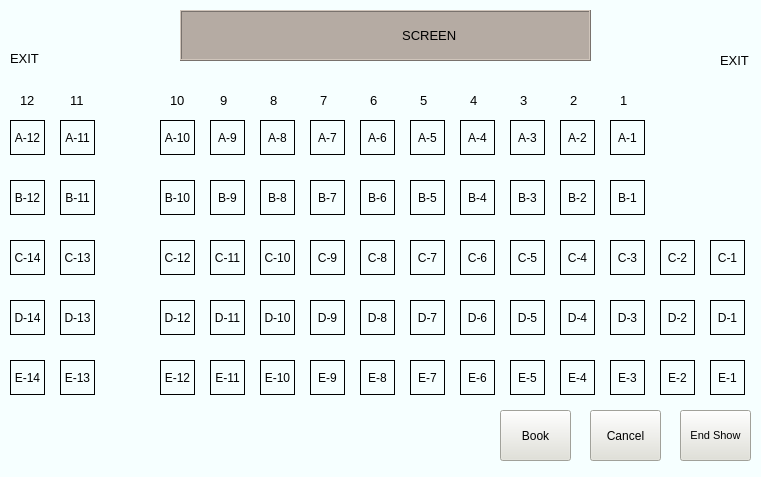
<?xml version="1.0" encoding="UTF-8"?>
<ui version="4.0">
 <class>MainWindow</class>
 <widget class="QMainWindow" name="MainWindow">
  <property name="geometry">
   <rect>
    <x>0</x>
    <y>0</y>
    <width>761</width>
    <height>477</height>
   </rect>
  </property>
  <property name="windowTitle">
   <string>Movie Ticket Booking 1.0</string>
  </property>
  <property name="styleSheet">
   <string notr="true">background-color: rgb(246, 255, 255);</string>
  </property>
  <widget class="QWidget" name="centralWidget">
   <widget class="QPushButton" name="btnBook">
    <property name="geometry">
     <rect>
      <x>500</x>
      <y>410</y>
      <width>71</width>
      <height>51</height>
     </rect>
    </property>
    <property name="font">
     <font>
      <family>Microsoft YaHei UI</family>
      <pointsize>9</pointsize>
     </font>
    </property>
    <property name="styleSheet">
     <string notr="true">background-color: rgb(225, 225, 215);</string>
    </property>
    <property name="text">
     <string>Book</string>
    </property>
   </widget>
   <widget class="QPushButton" name="btnCancel">
    <property name="geometry">
     <rect>
      <x>590</x>
      <y>410</y>
      <width>71</width>
      <height>51</height>
     </rect>
    </property>
    <property name="font">
     <font>
      <family>Microsoft YaHei UI</family>
      <pointsize>9</pointsize>
     </font>
    </property>
    <property name="styleSheet">
     <string notr="true">background-color: rgb(225, 225, 215);</string>
    </property>
    <property name="text">
     <string>Cancel</string>
    </property>
   </widget>
   <widget class="QPushButton" name="btnReset">
    <property name="geometry">
     <rect>
      <x>680</x>
      <y>410</y>
      <width>71</width>
      <height>51</height>
     </rect>
    </property>
    <property name="font">
     <font>
      <family>Microsoft YaHei UI</family>
      <pointsize>8</pointsize>
     </font>
    </property>
    <property name="styleSheet">
     <string notr="true">background-color: rgb(225, 225, 215);</string>
    </property>
    <property name="text">
     <string>End Show</string>
    </property>
   </widget>
   <widget class="QLabel" name="label">
    <property name="geometry">
     <rect>
      <x>720</x>
      <y>50</y>
      <width>41</width>
      <height>20</height>
     </rect>
    </property>
    <property name="font">
     <font>
      <pointsize>10</pointsize>
     </font>
    </property>
    <property name="text">
     <string>EXIT</string>
    </property>
   </widget>
   <widget class="QLabel" name="label_2">
    <property name="geometry">
     <rect>
      <x>10</x>
      <y>50</y>
      <width>51</width>
      <height>16</height>
     </rect>
    </property>
    <property name="font">
     <font>
      <pointsize>10</pointsize>
     </font>
    </property>
    <property name="text">
     <string>EXIT</string>
    </property>
   </widget>
   <widget class="QLabel" name="label_3">
    <property name="geometry">
     <rect>
      <x>180</x>
      <y>10</y>
      <width>411</width>
      <height>51</height>
     </rect>
    </property>
    <property name="font">
     <font>
      <family>Microsoft YaHei UI</family>
      <pointsize>10</pointsize>
     </font>
    </property>
    <property name="styleSheet">
     <string notr="true">background-color: rgb(181, 171, 163);</string>
    </property>
    <property name="frameShape">
     <enum>QFrame::Box</enum>
    </property>
    <property name="frameShadow">
     <enum>QFrame::Raised</enum>
    </property>
    <property name="text">
     <string>                                                             SCREEN</string>
    </property>
    <property name="alignment">
     <set>Qt::AlignJustify|Qt::AlignVCenter</set>
    </property>
   </widget>
   <widget class="QLabel" name="lblA1">
    <property name="geometry">
     <rect>
      <x>610</x>
      <y>120</y>
      <width>35</width>
      <height>35</height>
     </rect>
    </property>
    <property name="frameShape">
     <enum>QFrame::Box</enum>
    </property>
    <property name="text">
     <string>A-1</string>
    </property>
    <property name="alignment">
     <set>Qt::AlignCenter</set>
    </property>
   </widget>
   <widget class="QLabel" name="lblA2">
    <property name="geometry">
     <rect>
      <x>560</x>
      <y>120</y>
      <width>35</width>
      <height>35</height>
     </rect>
    </property>
    <property name="frameShape">
     <enum>QFrame::Box</enum>
    </property>
    <property name="text">
     <string>A-2</string>
    </property>
    <property name="alignment">
     <set>Qt::AlignCenter</set>
    </property>
   </widget>
   <widget class="QLabel" name="lblA3">
    <property name="geometry">
     <rect>
      <x>510</x>
      <y>120</y>
      <width>35</width>
      <height>35</height>
     </rect>
    </property>
    <property name="frameShape">
     <enum>QFrame::Box</enum>
    </property>
    <property name="text">
     <string>A-3</string>
    </property>
    <property name="alignment">
     <set>Qt::AlignCenter</set>
    </property>
   </widget>
   <widget class="QLabel" name="lblA5">
    <property name="geometry">
     <rect>
      <x>410</x>
      <y>120</y>
      <width>35</width>
      <height>35</height>
     </rect>
    </property>
    <property name="frameShape">
     <enum>QFrame::Box</enum>
    </property>
    <property name="text">
     <string>A-5</string>
    </property>
    <property name="alignment">
     <set>Qt::AlignCenter</set>
    </property>
   </widget>
   <widget class="QLabel" name="lblA6">
    <property name="geometry">
     <rect>
      <x>360</x>
      <y>120</y>
      <width>35</width>
      <height>35</height>
     </rect>
    </property>
    <property name="frameShape">
     <enum>QFrame::Box</enum>
    </property>
    <property name="text">
     <string>A-6</string>
    </property>
    <property name="alignment">
     <set>Qt::AlignCenter</set>
    </property>
   </widget>
   <widget class="QLabel" name="lblA4">
    <property name="geometry">
     <rect>
      <x>460</x>
      <y>120</y>
      <width>35</width>
      <height>35</height>
     </rect>
    </property>
    <property name="frameShape">
     <enum>QFrame::Box</enum>
    </property>
    <property name="text">
     <string>A-4</string>
    </property>
    <property name="alignment">
     <set>Qt::AlignCenter</set>
    </property>
   </widget>
   <widget class="QLabel" name="lblA8">
    <property name="geometry">
     <rect>
      <x>260</x>
      <y>120</y>
      <width>35</width>
      <height>35</height>
     </rect>
    </property>
    <property name="frameShape">
     <enum>QFrame::Box</enum>
    </property>
    <property name="text">
     <string>A-8</string>
    </property>
    <property name="alignment">
     <set>Qt::AlignCenter</set>
    </property>
   </widget>
   <widget class="QLabel" name="lblA9">
    <property name="geometry">
     <rect>
      <x>210</x>
      <y>120</y>
      <width>35</width>
      <height>35</height>
     </rect>
    </property>
    <property name="frameShape">
     <enum>QFrame::Box</enum>
    </property>
    <property name="text">
     <string>A-9</string>
    </property>
    <property name="alignment">
     <set>Qt::AlignCenter</set>
    </property>
   </widget>
   <widget class="QLabel" name="lblA7">
    <property name="geometry">
     <rect>
      <x>310</x>
      <y>120</y>
      <width>35</width>
      <height>35</height>
     </rect>
    </property>
    <property name="frameShape">
     <enum>QFrame::Box</enum>
    </property>
    <property name="text">
     <string>A-7</string>
    </property>
    <property name="alignment">
     <set>Qt::AlignCenter</set>
    </property>
   </widget>
   <widget class="QLabel" name="lblA12">
    <property name="geometry">
     <rect>
      <x>10</x>
      <y>120</y>
      <width>35</width>
      <height>35</height>
     </rect>
    </property>
    <property name="frameShape">
     <enum>QFrame::Box</enum>
    </property>
    <property name="text">
     <string>A-12</string>
    </property>
    <property name="alignment">
     <set>Qt::AlignCenter</set>
    </property>
   </widget>
   <widget class="QLabel" name="lblA11">
    <property name="geometry">
     <rect>
      <x>60</x>
      <y>120</y>
      <width>35</width>
      <height>35</height>
     </rect>
    </property>
    <property name="frameShape">
     <enum>QFrame::Box</enum>
    </property>
    <property name="text">
     <string>A-11</string>
    </property>
    <property name="alignment">
     <set>Qt::AlignCenter</set>
    </property>
   </widget>
   <widget class="QLabel" name="lblA10">
    <property name="geometry">
     <rect>
      <x>160</x>
      <y>120</y>
      <width>35</width>
      <height>35</height>
     </rect>
    </property>
    <property name="frameShape">
     <enum>QFrame::Box</enum>
    </property>
    <property name="text">
     <string>A-10</string>
    </property>
    <property name="alignment">
     <set>Qt::AlignCenter</set>
    </property>
   </widget>
   <widget class="QLabel" name="lblB2">
    <property name="geometry">
     <rect>
      <x>560</x>
      <y>180</y>
      <width>35</width>
      <height>35</height>
     </rect>
    </property>
    <property name="frameShape">
     <enum>QFrame::Box</enum>
    </property>
    <property name="text">
     <string>B-2</string>
    </property>
    <property name="alignment">
     <set>Qt::AlignCenter</set>
    </property>
   </widget>
   <widget class="QLabel" name="lblB6">
    <property name="geometry">
     <rect>
      <x>360</x>
      <y>180</y>
      <width>35</width>
      <height>35</height>
     </rect>
    </property>
    <property name="frameShape">
     <enum>QFrame::Box</enum>
    </property>
    <property name="text">
     <string>B-6</string>
    </property>
    <property name="alignment">
     <set>Qt::AlignCenter</set>
    </property>
   </widget>
   <widget class="QLabel" name="lblB11">
    <property name="geometry">
     <rect>
      <x>60</x>
      <y>180</y>
      <width>35</width>
      <height>35</height>
     </rect>
    </property>
    <property name="frameShape">
     <enum>QFrame::Box</enum>
    </property>
    <property name="text">
     <string>B-11</string>
    </property>
    <property name="alignment">
     <set>Qt::AlignCenter</set>
    </property>
   </widget>
   <widget class="QLabel" name="lblB3">
    <property name="geometry">
     <rect>
      <x>510</x>
      <y>180</y>
      <width>35</width>
      <height>35</height>
     </rect>
    </property>
    <property name="frameShape">
     <enum>QFrame::Box</enum>
    </property>
    <property name="text">
     <string>B-3</string>
    </property>
    <property name="alignment">
     <set>Qt::AlignCenter</set>
    </property>
   </widget>
   <widget class="QLabel" name="lblB7">
    <property name="geometry">
     <rect>
      <x>310</x>
      <y>180</y>
      <width>35</width>
      <height>35</height>
     </rect>
    </property>
    <property name="frameShape">
     <enum>QFrame::Box</enum>
    </property>
    <property name="text">
     <string>B-7</string>
    </property>
    <property name="alignment">
     <set>Qt::AlignCenter</set>
    </property>
   </widget>
   <widget class="QLabel" name="lblB1">
    <property name="geometry">
     <rect>
      <x>610</x>
      <y>180</y>
      <width>35</width>
      <height>35</height>
     </rect>
    </property>
    <property name="frameShape">
     <enum>QFrame::Box</enum>
    </property>
    <property name="text">
     <string>B-1</string>
    </property>
    <property name="alignment">
     <set>Qt::AlignCenter</set>
    </property>
   </widget>
   <widget class="QLabel" name="lblB9">
    <property name="geometry">
     <rect>
      <x>210</x>
      <y>180</y>
      <width>35</width>
      <height>35</height>
     </rect>
    </property>
    <property name="frameShape">
     <enum>QFrame::Box</enum>
    </property>
    <property name="text">
     <string>B-9</string>
    </property>
    <property name="alignment">
     <set>Qt::AlignCenter</set>
    </property>
   </widget>
   <widget class="QLabel" name="lblB12">
    <property name="geometry">
     <rect>
      <x>10</x>
      <y>180</y>
      <width>35</width>
      <height>35</height>
     </rect>
    </property>
    <property name="frameShape">
     <enum>QFrame::Box</enum>
    </property>
    <property name="text">
     <string>B-12</string>
    </property>
    <property name="alignment">
     <set>Qt::AlignCenter</set>
    </property>
   </widget>
   <widget class="QLabel" name="lblB4">
    <property name="geometry">
     <rect>
      <x>460</x>
      <y>180</y>
      <width>35</width>
      <height>35</height>
     </rect>
    </property>
    <property name="frameShape">
     <enum>QFrame::Box</enum>
    </property>
    <property name="text">
     <string>B-4</string>
    </property>
    <property name="alignment">
     <set>Qt::AlignCenter</set>
    </property>
   </widget>
   <widget class="QLabel" name="lblB10">
    <property name="geometry">
     <rect>
      <x>160</x>
      <y>180</y>
      <width>35</width>
      <height>35</height>
     </rect>
    </property>
    <property name="frameShape">
     <enum>QFrame::Box</enum>
    </property>
    <property name="text">
     <string>B-10</string>
    </property>
    <property name="alignment">
     <set>Qt::AlignCenter</set>
    </property>
   </widget>
   <widget class="QLabel" name="lblB5">
    <property name="geometry">
     <rect>
      <x>410</x>
      <y>180</y>
      <width>35</width>
      <height>35</height>
     </rect>
    </property>
    <property name="frameShape">
     <enum>QFrame::Box</enum>
    </property>
    <property name="text">
     <string>B-5</string>
    </property>
    <property name="alignment">
     <set>Qt::AlignCenter</set>
    </property>
   </widget>
   <widget class="QLabel" name="lblB8">
    <property name="geometry">
     <rect>
      <x>260</x>
      <y>180</y>
      <width>35</width>
      <height>35</height>
     </rect>
    </property>
    <property name="frameShape">
     <enum>QFrame::Box</enum>
    </property>
    <property name="text">
     <string>B-8</string>
    </property>
    <property name="alignment">
     <set>Qt::AlignCenter</set>
    </property>
   </widget>
   <widget class="QLabel" name="lblC4">
    <property name="geometry">
     <rect>
      <x>560</x>
      <y>240</y>
      <width>35</width>
      <height>35</height>
     </rect>
    </property>
    <property name="frameShape">
     <enum>QFrame::Box</enum>
    </property>
    <property name="text">
     <string>C-4</string>
    </property>
    <property name="alignment">
     <set>Qt::AlignCenter</set>
    </property>
   </widget>
   <widget class="QLabel" name="lblC8">
    <property name="geometry">
     <rect>
      <x>360</x>
      <y>240</y>
      <width>35</width>
      <height>35</height>
     </rect>
    </property>
    <property name="frameShape">
     <enum>QFrame::Box</enum>
    </property>
    <property name="text">
     <string>C-8</string>
    </property>
    <property name="alignment">
     <set>Qt::AlignCenter</set>
    </property>
   </widget>
   <widget class="QLabel" name="lblC13">
    <property name="geometry">
     <rect>
      <x>60</x>
      <y>240</y>
      <width>35</width>
      <height>35</height>
     </rect>
    </property>
    <property name="frameShape">
     <enum>QFrame::Box</enum>
    </property>
    <property name="text">
     <string>C-13</string>
    </property>
    <property name="alignment">
     <set>Qt::AlignCenter</set>
    </property>
   </widget>
   <widget class="QLabel" name="lblC5">
    <property name="geometry">
     <rect>
      <x>510</x>
      <y>240</y>
      <width>35</width>
      <height>35</height>
     </rect>
    </property>
    <property name="frameShape">
     <enum>QFrame::Box</enum>
    </property>
    <property name="text">
     <string>C-5</string>
    </property>
    <property name="alignment">
     <set>Qt::AlignCenter</set>
    </property>
   </widget>
   <widget class="QLabel" name="lblC9">
    <property name="geometry">
     <rect>
      <x>310</x>
      <y>240</y>
      <width>35</width>
      <height>35</height>
     </rect>
    </property>
    <property name="frameShape">
     <enum>QFrame::Box</enum>
    </property>
    <property name="text">
     <string>C-9</string>
    </property>
    <property name="alignment">
     <set>Qt::AlignCenter</set>
    </property>
   </widget>
   <widget class="QLabel" name="lblC3">
    <property name="geometry">
     <rect>
      <x>610</x>
      <y>240</y>
      <width>35</width>
      <height>35</height>
     </rect>
    </property>
    <property name="frameShape">
     <enum>QFrame::Box</enum>
    </property>
    <property name="text">
     <string>C-3</string>
    </property>
    <property name="alignment">
     <set>Qt::AlignCenter</set>
    </property>
   </widget>
   <widget class="QLabel" name="lblC11">
    <property name="geometry">
     <rect>
      <x>210</x>
      <y>240</y>
      <width>35</width>
      <height>35</height>
     </rect>
    </property>
    <property name="frameShape">
     <enum>QFrame::Box</enum>
    </property>
    <property name="text">
     <string>C-11</string>
    </property>
    <property name="alignment">
     <set>Qt::AlignCenter</set>
    </property>
   </widget>
   <widget class="QLabel" name="lblC14">
    <property name="geometry">
     <rect>
      <x>10</x>
      <y>240</y>
      <width>35</width>
      <height>35</height>
     </rect>
    </property>
    <property name="frameShape">
     <enum>QFrame::Box</enum>
    </property>
    <property name="text">
     <string>C-14</string>
    </property>
    <property name="alignment">
     <set>Qt::AlignCenter</set>
    </property>
   </widget>
   <widget class="QLabel" name="lblC6">
    <property name="geometry">
     <rect>
      <x>460</x>
      <y>240</y>
      <width>35</width>
      <height>35</height>
     </rect>
    </property>
    <property name="frameShape">
     <enum>QFrame::Box</enum>
    </property>
    <property name="text">
     <string>C-6</string>
    </property>
    <property name="alignment">
     <set>Qt::AlignCenter</set>
    </property>
   </widget>
   <widget class="QLabel" name="lblC12">
    <property name="geometry">
     <rect>
      <x>160</x>
      <y>240</y>
      <width>35</width>
      <height>35</height>
     </rect>
    </property>
    <property name="frameShape">
     <enum>QFrame::Box</enum>
    </property>
    <property name="text">
     <string>C-12</string>
    </property>
    <property name="alignment">
     <set>Qt::AlignCenter</set>
    </property>
   </widget>
   <widget class="QLabel" name="lblC7">
    <property name="geometry">
     <rect>
      <x>410</x>
      <y>240</y>
      <width>35</width>
      <height>35</height>
     </rect>
    </property>
    <property name="frameShape">
     <enum>QFrame::Box</enum>
    </property>
    <property name="text">
     <string>C-7</string>
    </property>
    <property name="alignment">
     <set>Qt::AlignCenter</set>
    </property>
   </widget>
   <widget class="QLabel" name="lblC10">
    <property name="geometry">
     <rect>
      <x>260</x>
      <y>240</y>
      <width>35</width>
      <height>35</height>
     </rect>
    </property>
    <property name="frameShape">
     <enum>QFrame::Box</enum>
    </property>
    <property name="text">
     <string>C-10</string>
    </property>
    <property name="alignment">
     <set>Qt::AlignCenter</set>
    </property>
   </widget>
   <widget class="QLabel" name="lblD4">
    <property name="geometry">
     <rect>
      <x>560</x>
      <y>300</y>
      <width>35</width>
      <height>35</height>
     </rect>
    </property>
    <property name="frameShape">
     <enum>QFrame::Box</enum>
    </property>
    <property name="text">
     <string>D-4</string>
    </property>
    <property name="alignment">
     <set>Qt::AlignCenter</set>
    </property>
   </widget>
   <widget class="QLabel" name="lblD8">
    <property name="geometry">
     <rect>
      <x>360</x>
      <y>300</y>
      <width>35</width>
      <height>35</height>
     </rect>
    </property>
    <property name="frameShape">
     <enum>QFrame::Box</enum>
    </property>
    <property name="text">
     <string>D-8</string>
    </property>
    <property name="alignment">
     <set>Qt::AlignCenter</set>
    </property>
   </widget>
   <widget class="QLabel" name="lblD13">
    <property name="geometry">
     <rect>
      <x>60</x>
      <y>300</y>
      <width>35</width>
      <height>35</height>
     </rect>
    </property>
    <property name="frameShape">
     <enum>QFrame::Box</enum>
    </property>
    <property name="text">
     <string>D-13</string>
    </property>
    <property name="alignment">
     <set>Qt::AlignCenter</set>
    </property>
   </widget>
   <widget class="QLabel" name="lblD5">
    <property name="geometry">
     <rect>
      <x>510</x>
      <y>300</y>
      <width>35</width>
      <height>35</height>
     </rect>
    </property>
    <property name="frameShape">
     <enum>QFrame::Box</enum>
    </property>
    <property name="text">
     <string>D-5</string>
    </property>
    <property name="alignment">
     <set>Qt::AlignCenter</set>
    </property>
   </widget>
   <widget class="QLabel" name="lblD9">
    <property name="geometry">
     <rect>
      <x>310</x>
      <y>300</y>
      <width>35</width>
      <height>35</height>
     </rect>
    </property>
    <property name="frameShape">
     <enum>QFrame::Box</enum>
    </property>
    <property name="text">
     <string>D-9</string>
    </property>
    <property name="alignment">
     <set>Qt::AlignCenter</set>
    </property>
   </widget>
   <widget class="QLabel" name="lblD3">
    <property name="geometry">
     <rect>
      <x>610</x>
      <y>300</y>
      <width>35</width>
      <height>35</height>
     </rect>
    </property>
    <property name="frameShape">
     <enum>QFrame::Box</enum>
    </property>
    <property name="text">
     <string>D-3</string>
    </property>
    <property name="alignment">
     <set>Qt::AlignCenter</set>
    </property>
   </widget>
   <widget class="QLabel" name="lblD11">
    <property name="geometry">
     <rect>
      <x>210</x>
      <y>300</y>
      <width>35</width>
      <height>35</height>
     </rect>
    </property>
    <property name="frameShape">
     <enum>QFrame::Box</enum>
    </property>
    <property name="text">
     <string>D-11</string>
    </property>
    <property name="alignment">
     <set>Qt::AlignCenter</set>
    </property>
   </widget>
   <widget class="QLabel" name="lblD14">
    <property name="geometry">
     <rect>
      <x>10</x>
      <y>300</y>
      <width>35</width>
      <height>35</height>
     </rect>
    </property>
    <property name="frameShape">
     <enum>QFrame::Box</enum>
    </property>
    <property name="text">
     <string>D-14</string>
    </property>
    <property name="alignment">
     <set>Qt::AlignCenter</set>
    </property>
   </widget>
   <widget class="QLabel" name="lblD6">
    <property name="geometry">
     <rect>
      <x>460</x>
      <y>300</y>
      <width>35</width>
      <height>35</height>
     </rect>
    </property>
    <property name="frameShape">
     <enum>QFrame::Box</enum>
    </property>
    <property name="text">
     <string>D-6</string>
    </property>
    <property name="alignment">
     <set>Qt::AlignCenter</set>
    </property>
   </widget>
   <widget class="QLabel" name="lblD12">
    <property name="geometry">
     <rect>
      <x>160</x>
      <y>300</y>
      <width>35</width>
      <height>35</height>
     </rect>
    </property>
    <property name="frameShape">
     <enum>QFrame::Box</enum>
    </property>
    <property name="text">
     <string>D-12</string>
    </property>
    <property name="alignment">
     <set>Qt::AlignCenter</set>
    </property>
   </widget>
   <widget class="QLabel" name="lblD7">
    <property name="geometry">
     <rect>
      <x>410</x>
      <y>300</y>
      <width>35</width>
      <height>35</height>
     </rect>
    </property>
    <property name="frameShape">
     <enum>QFrame::Box</enum>
    </property>
    <property name="text">
     <string>D-7</string>
    </property>
    <property name="alignment">
     <set>Qt::AlignCenter</set>
    </property>
   </widget>
   <widget class="QLabel" name="lblD10">
    <property name="geometry">
     <rect>
      <x>260</x>
      <y>300</y>
      <width>35</width>
      <height>35</height>
     </rect>
    </property>
    <property name="frameShape">
     <enum>QFrame::Box</enum>
    </property>
    <property name="text">
     <string>D-10</string>
    </property>
    <property name="alignment">
     <set>Qt::AlignCenter</set>
    </property>
   </widget>
   <widget class="QLabel" name="lblE4">
    <property name="geometry">
     <rect>
      <x>560</x>
      <y>360</y>
      <width>35</width>
      <height>35</height>
     </rect>
    </property>
    <property name="frameShape">
     <enum>QFrame::Box</enum>
    </property>
    <property name="text">
     <string>E-4</string>
    </property>
    <property name="alignment">
     <set>Qt::AlignCenter</set>
    </property>
   </widget>
   <widget class="QLabel" name="lblE8">
    <property name="geometry">
     <rect>
      <x>360</x>
      <y>360</y>
      <width>35</width>
      <height>35</height>
     </rect>
    </property>
    <property name="frameShape">
     <enum>QFrame::Box</enum>
    </property>
    <property name="text">
     <string>E-8</string>
    </property>
    <property name="alignment">
     <set>Qt::AlignCenter</set>
    </property>
   </widget>
   <widget class="QLabel" name="lblE13">
    <property name="geometry">
     <rect>
      <x>60</x>
      <y>360</y>
      <width>35</width>
      <height>35</height>
     </rect>
    </property>
    <property name="frameShape">
     <enum>QFrame::Box</enum>
    </property>
    <property name="text">
     <string>E-13</string>
    </property>
    <property name="alignment">
     <set>Qt::AlignCenter</set>
    </property>
   </widget>
   <widget class="QLabel" name="lblE5">
    <property name="geometry">
     <rect>
      <x>510</x>
      <y>360</y>
      <width>35</width>
      <height>35</height>
     </rect>
    </property>
    <property name="frameShape">
     <enum>QFrame::Box</enum>
    </property>
    <property name="text">
     <string>E-5</string>
    </property>
    <property name="alignment">
     <set>Qt::AlignCenter</set>
    </property>
   </widget>
   <widget class="QLabel" name="lblE9">
    <property name="geometry">
     <rect>
      <x>310</x>
      <y>360</y>
      <width>35</width>
      <height>35</height>
     </rect>
    </property>
    <property name="frameShape">
     <enum>QFrame::Box</enum>
    </property>
    <property name="text">
     <string>E-9</string>
    </property>
    <property name="alignment">
     <set>Qt::AlignCenter</set>
    </property>
   </widget>
   <widget class="QLabel" name="lblE3">
    <property name="geometry">
     <rect>
      <x>610</x>
      <y>360</y>
      <width>35</width>
      <height>35</height>
     </rect>
    </property>
    <property name="frameShape">
     <enum>QFrame::Box</enum>
    </property>
    <property name="text">
     <string>E-3</string>
    </property>
    <property name="alignment">
     <set>Qt::AlignCenter</set>
    </property>
   </widget>
   <widget class="QLabel" name="lblE11">
    <property name="geometry">
     <rect>
      <x>210</x>
      <y>360</y>
      <width>35</width>
      <height>35</height>
     </rect>
    </property>
    <property name="frameShape">
     <enum>QFrame::Box</enum>
    </property>
    <property name="text">
     <string>E-11</string>
    </property>
    <property name="alignment">
     <set>Qt::AlignCenter</set>
    </property>
   </widget>
   <widget class="QLabel" name="lblE14">
    <property name="geometry">
     <rect>
      <x>10</x>
      <y>360</y>
      <width>35</width>
      <height>35</height>
     </rect>
    </property>
    <property name="frameShape">
     <enum>QFrame::Box</enum>
    </property>
    <property name="text">
     <string>E-14</string>
    </property>
    <property name="alignment">
     <set>Qt::AlignCenter</set>
    </property>
   </widget>
   <widget class="QLabel" name="lblE6">
    <property name="geometry">
     <rect>
      <x>460</x>
      <y>360</y>
      <width>35</width>
      <height>35</height>
     </rect>
    </property>
    <property name="frameShape">
     <enum>QFrame::Box</enum>
    </property>
    <property name="text">
     <string>E-6</string>
    </property>
    <property name="alignment">
     <set>Qt::AlignCenter</set>
    </property>
   </widget>
   <widget class="QLabel" name="lblE12">
    <property name="geometry">
     <rect>
      <x>160</x>
      <y>360</y>
      <width>35</width>
      <height>35</height>
     </rect>
    </property>
    <property name="frameShape">
     <enum>QFrame::Box</enum>
    </property>
    <property name="text">
     <string>E-12</string>
    </property>
    <property name="alignment">
     <set>Qt::AlignCenter</set>
    </property>
   </widget>
   <widget class="QLabel" name="lblE7">
    <property name="geometry">
     <rect>
      <x>410</x>
      <y>360</y>
      <width>35</width>
      <height>35</height>
     </rect>
    </property>
    <property name="frameShape">
     <enum>QFrame::Box</enum>
    </property>
    <property name="text">
     <string>E-7</string>
    </property>
    <property name="alignment">
     <set>Qt::AlignCenter</set>
    </property>
   </widget>
   <widget class="QLabel" name="lblE10">
    <property name="geometry">
     <rect>
      <x>260</x>
      <y>360</y>
      <width>35</width>
      <height>35</height>
     </rect>
    </property>
    <property name="frameShape">
     <enum>QFrame::Box</enum>
    </property>
    <property name="text">
     <string>E-10</string>
    </property>
    <property name="alignment">
     <set>Qt::AlignCenter</set>
    </property>
   </widget>
   <widget class="QLabel" name="lblC2">
    <property name="geometry">
     <rect>
      <x>660</x>
      <y>240</y>
      <width>35</width>
      <height>35</height>
     </rect>
    </property>
    <property name="frameShape">
     <enum>QFrame::Box</enum>
    </property>
    <property name="text">
     <string>C-2</string>
    </property>
    <property name="alignment">
     <set>Qt::AlignCenter</set>
    </property>
   </widget>
   <widget class="QLabel" name="lblC1">
    <property name="geometry">
     <rect>
      <x>710</x>
      <y>240</y>
      <width>35</width>
      <height>35</height>
     </rect>
    </property>
    <property name="frameShape">
     <enum>QFrame::Box</enum>
    </property>
    <property name="text">
     <string>C-1</string>
    </property>
    <property name="alignment">
     <set>Qt::AlignCenter</set>
    </property>
   </widget>
   <widget class="QLabel" name="lblD1">
    <property name="geometry">
     <rect>
      <x>710</x>
      <y>300</y>
      <width>35</width>
      <height>35</height>
     </rect>
    </property>
    <property name="frameShape">
     <enum>QFrame::Box</enum>
    </property>
    <property name="text">
     <string>D-1</string>
    </property>
    <property name="alignment">
     <set>Qt::AlignCenter</set>
    </property>
   </widget>
   <widget class="QLabel" name="lblD2">
    <property name="geometry">
     <rect>
      <x>660</x>
      <y>300</y>
      <width>35</width>
      <height>35</height>
     </rect>
    </property>
    <property name="frameShape">
     <enum>QFrame::Box</enum>
    </property>
    <property name="text">
     <string>D-2</string>
    </property>
    <property name="alignment">
     <set>Qt::AlignCenter</set>
    </property>
   </widget>
   <widget class="QLabel" name="lblE1">
    <property name="geometry">
     <rect>
      <x>710</x>
      <y>360</y>
      <width>35</width>
      <height>35</height>
     </rect>
    </property>
    <property name="frameShape">
     <enum>QFrame::Box</enum>
    </property>
    <property name="text">
     <string>E-1</string>
    </property>
    <property name="alignment">
     <set>Qt::AlignCenter</set>
    </property>
   </widget>
   <widget class="QLabel" name="lblE2">
    <property name="geometry">
     <rect>
      <x>660</x>
      <y>360</y>
      <width>35</width>
      <height>35</height>
     </rect>
    </property>
    <property name="frameShape">
     <enum>QFrame::Box</enum>
    </property>
    <property name="text">
     <string>E-2</string>
    </property>
    <property name="alignment">
     <set>Qt::AlignCenter</set>
    </property>
   </widget>
   <widget class="QLabel" name="lblInfoImage">
    <property name="geometry">
     <rect>
      <x>330</x>
      <y>403</y>
      <width>101</width>
      <height>41</height>
     </rect>
    </property>
    <property name="text">
     <string/>
    </property>
   </widget>
   <widget class="QLabel" name="label_4">
    <property name="geometry">
     <rect>
      <x>620</x>
      <y>90</y>
      <width>21</width>
      <height>20</height>
     </rect>
    </property>
    <property name="font">
     <font>
      <pointsize>10</pointsize>
     </font>
    </property>
    <property name="text">
     <string>1</string>
    </property>
   </widget>
   <widget class="QLabel" name="label_5">
    <property name="geometry">
     <rect>
      <x>570</x>
      <y>90</y>
      <width>21</width>
      <height>20</height>
     </rect>
    </property>
    <property name="font">
     <font>
      <pointsize>10</pointsize>
     </font>
    </property>
    <property name="text">
     <string>2</string>
    </property>
   </widget>
   <widget class="QLabel" name="label_6">
    <property name="geometry">
     <rect>
      <x>520</x>
      <y>90</y>
      <width>21</width>
      <height>20</height>
     </rect>
    </property>
    <property name="font">
     <font>
      <pointsize>10</pointsize>
     </font>
    </property>
    <property name="text">
     <string>3</string>
    </property>
   </widget>
   <widget class="QLabel" name="label_7">
    <property name="geometry">
     <rect>
      <x>470</x>
      <y>90</y>
      <width>21</width>
      <height>20</height>
     </rect>
    </property>
    <property name="font">
     <font>
      <pointsize>10</pointsize>
     </font>
    </property>
    <property name="text">
     <string>4</string>
    </property>
   </widget>
   <widget class="QLabel" name="label_8">
    <property name="geometry">
     <rect>
      <x>420</x>
      <y>90</y>
      <width>21</width>
      <height>20</height>
     </rect>
    </property>
    <property name="font">
     <font>
      <pointsize>10</pointsize>
     </font>
    </property>
    <property name="text">
     <string>5</string>
    </property>
   </widget>
   <widget class="QLabel" name="label_9">
    <property name="geometry">
     <rect>
      <x>370</x>
      <y>90</y>
      <width>21</width>
      <height>20</height>
     </rect>
    </property>
    <property name="font">
     <font>
      <pointsize>10</pointsize>
     </font>
    </property>
    <property name="text">
     <string>6</string>
    </property>
   </widget>
   <widget class="QLabel" name="label_10">
    <property name="geometry">
     <rect>
      <x>320</x>
      <y>90</y>
      <width>21</width>
      <height>20</height>
     </rect>
    </property>
    <property name="font">
     <font>
      <pointsize>10</pointsize>
     </font>
    </property>
    <property name="text">
     <string>7</string>
    </property>
   </widget>
   <widget class="QLabel" name="label_11">
    <property name="geometry">
     <rect>
      <x>270</x>
      <y>90</y>
      <width>21</width>
      <height>20</height>
     </rect>
    </property>
    <property name="font">
     <font>
      <pointsize>10</pointsize>
     </font>
    </property>
    <property name="text">
     <string>8</string>
    </property>
   </widget>
   <widget class="QLabel" name="label_12">
    <property name="geometry">
     <rect>
      <x>220</x>
      <y>90</y>
      <width>21</width>
      <height>20</height>
     </rect>
    </property>
    <property name="font">
     <font>
      <pointsize>10</pointsize>
     </font>
    </property>
    <property name="text">
     <string>9</string>
    </property>
   </widget>
   <widget class="QLabel" name="label_13">
    <property name="geometry">
     <rect>
      <x>170</x>
      <y>90</y>
      <width>21</width>
      <height>20</height>
     </rect>
    </property>
    <property name="font">
     <font>
      <pointsize>10</pointsize>
     </font>
    </property>
    <property name="text">
     <string>10</string>
    </property>
   </widget>
   <widget class="QLabel" name="label_14">
    <property name="geometry">
     <rect>
      <x>70</x>
      <y>90</y>
      <width>21</width>
      <height>20</height>
     </rect>
    </property>
    <property name="font">
     <font>
      <pointsize>10</pointsize>
     </font>
    </property>
    <property name="text">
     <string>11</string>
    </property>
   </widget>
   <widget class="QLabel" name="label_15">
    <property name="geometry">
     <rect>
      <x>20</x>
      <y>90</y>
      <width>21</width>
      <height>20</height>
     </rect>
    </property>
    <property name="font">
     <font>
      <pointsize>10</pointsize>
     </font>
    </property>
    <property name="text">
     <string>12</string>
    </property>
   </widget>
  </widget>
 </widget>
 <layoutdefault spacing="6" margin="11"/>
 <resources/>
 <connections/>
</ui>
